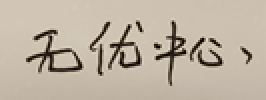
#> input picture img_1.png, 133 x 50 px (shown 2 times larger); its folder holds only this picture in this run
$ python main.py
#> lines starting #> are read from the running program, lines starting #| are printed output that depends on the picture; after the words box and inside, x2 and y2 are one past the last pixel; in counts of white or black regions, pixels touching at a corner belong together
import os

from PIL import Image, ImageOps


# 输入，输出和门限
def create_electronic_signature(image_path, output_path, thresholdIn):
    # 打开图片
#> called with image_path = 'img_1.png', output_path = './img_1/img_1_40.png', thresholdIn = 40
    img = Image.open(image_path)
#> img is the input picture: PIL image 133x50 RGBA; mean R, G, B, A 189.8, 178.5, 162.2, 255

    # 转换为灰度图像
    img_gray = img.convert("L")

    # 使用阈值处理来二值化图像，阈值需要根据实际图片调整
    threshold = thresholdIn  # 阈值，需要根据实际图片调整
    img_binary = img_gray.point(lambda x: 0 if x < threshold else 255, '1')
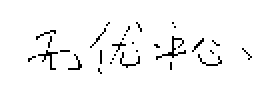
#> img_binary: PIL image 133x50 1 (shown 2 times larger); 96.6% white; black in thin lines or dots, all inside (x1, y1, x2, y2) = (14, 11, 126, 37)

    # 反转图像，使得签名为白色，背景为黑色
    img_binary = ImageOps.invert(img_binary)

    # 将二值化图像转换为RGBA模式
    img_binary = img_binary.convert("RGBA")
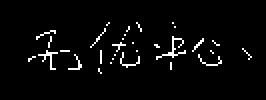
#> img_binary: PIL image 133x50 RGBA (shown 2 times larger); mean R, G, B, A 8.6, 8.6, 8.6, 255

    # 加载图片数据
    datas = img_binary.getdata()

    # 创建一个新的图片数据列表
    new_data = []
    for item in datas:
        # 将黑色部分（背景）设置为透明
        if item[0] == 0 and item[1] == 0 and item[2] == 0:
            new_data.append((0, 0, 0, 0))
        else:
            new_data.append((0, 0, 0, 255))  # 将白色部分（签名）设置为黑色且不透明
#> after the loop, new_data = 6650 items, first 6: (0, 0, 0, 0), (0, 0, 0, 0), (0, 0, 0, 0), (0, 0, 0, 0), (0, 0, 0, 0), (0, 0, 0, 0)

    # 将新的图片数据写入图片
    img_binary.putdata(new_data)

    # 保存图片
    img_binary.save(output_path, "PNG")


def image_file():
    # 定义图片文件的扩展名（可以根据需要添加更多）
    image_extensions = ['.jpg', '.jpeg', '.png', '.gif', '.bmp', '.tiff']

    # 获取当前目录
    current_directory = os.getcwd()

    # 列出当前目录下的所有文件
    files = os.listdir(current_directory)

    # 过滤出图片文件
    image_files = [file for file in files if os.path.splitext(file)[1].lower() in image_extensions]

    return image_files


for image_file in image_file():
    input_name = image_file
    split_result = input_name.split(".")
    folder_name = split_result[0]

    if not os.path.exists(split_result[0]):
        os.mkdir(input_name.split(".")[0])

    # 使用函数
    for x in range(7):
        print("x", x)
        create_electronic_signature(input_name,
                                    "./{}/{}_{}.png".format(split_result[0], split_result[0], str(40 + x * 20)),
                                    40 + x * 20)
